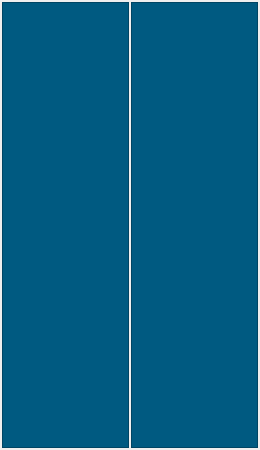
<?xml version="1.0" encoding="UTF-8"?>
<ui version="4.0">
 <class>Elevator</class>
 <widget class="QWidget" name="Elevator">
  <property name="geometry">
   <rect>
    <x>0</x>
    <y>0</y>
    <width>260</width>
    <height>450</height>
   </rect>
  </property>
  <property name="sizePolicy">
   <sizepolicy hsizetype="Fixed" vsizetype="Fixed">
    <horstretch>0</horstretch>
    <verstretch>0</verstretch>
   </sizepolicy>
  </property>
  <property name="minimumSize">
   <size>
    <width>260</width>
    <height>450</height>
   </size>
  </property>
  <property name="maximumSize">
   <size>
    <width>260</width>
    <height>450</height>
   </size>
  </property>
  <property name="baseSize">
   <size>
    <width>260</width>
    <height>450</height>
   </size>
  </property>
  <property name="windowTitle">
   <string>Form</string>
  </property>
  <layout class="QHBoxLayout" name="horizontalLayout_2">
   <property name="spacing">
    <number>2</number>
   </property>
   <property name="leftMargin">
    <number>2</number>
   </property>
   <property name="topMargin">
    <number>2</number>
   </property>
   <property name="rightMargin">
    <number>2</number>
   </property>
   <property name="bottomMargin">
    <number>2</number>
   </property>
   <item>
    <widget class="QFrame" name="leftDoor">
     <property name="palette">
      <palette>
       <active>
        <colorrole role="Base">
         <brush brushstyle="SolidPattern">
          <color alpha="255">
           <red>255</red>
           <green>255</green>
           <blue>255</blue>
          </color>
         </brush>
        </colorrole>
        <colorrole role="Window">
         <brush brushstyle="SolidPattern">
          <color alpha="255">
           <red>0</red>
           <green>90</green>
           <blue>129</blue>
          </color>
         </brush>
        </colorrole>
       </active>
       <inactive>
        <colorrole role="Base">
         <brush brushstyle="SolidPattern">
          <color alpha="255">
           <red>255</red>
           <green>255</green>
           <blue>255</blue>
          </color>
         </brush>
        </colorrole>
        <colorrole role="Window">
         <brush brushstyle="SolidPattern">
          <color alpha="255">
           <red>0</red>
           <green>90</green>
           <blue>129</blue>
          </color>
         </brush>
        </colorrole>
       </inactive>
       <disabled>
        <colorrole role="Base">
         <brush brushstyle="SolidPattern">
          <color alpha="255">
           <red>0</red>
           <green>90</green>
           <blue>129</blue>
          </color>
         </brush>
        </colorrole>
        <colorrole role="Window">
         <brush brushstyle="SolidPattern">
          <color alpha="255">
           <red>0</red>
           <green>90</green>
           <blue>129</blue>
          </color>
         </brush>
        </colorrole>
       </disabled>
      </palette>
     </property>
     <property name="autoFillBackground">
      <bool>true</bool>
     </property>
     <property name="frameShape">
      <enum>QFrame::StyledPanel</enum>
     </property>
     <property name="frameShadow">
      <enum>QFrame::Raised</enum>
     </property>
    </widget>
   </item>
   <item>
    <spacer name="spacer">
     <property name="orientation">
      <enum>Qt::Horizontal</enum>
     </property>
     <property name="sizeType">
      <enum>QSizePolicy::Maximum</enum>
     </property>
     <property name="sizeHint" stdset="0">
      <size>
       <width>0</width>
       <height>20</height>
      </size>
     </property>
    </spacer>
   </item>
   <item>
    <widget class="QFrame" name="rightDoor">
     <property name="palette">
      <palette>
       <active>
        <colorrole role="Base">
         <brush brushstyle="SolidPattern">
          <color alpha="255">
           <red>255</red>
           <green>255</green>
           <blue>255</blue>
          </color>
         </brush>
        </colorrole>
        <colorrole role="Window">
         <brush brushstyle="SolidPattern">
          <color alpha="255">
           <red>0</red>
           <green>90</green>
           <blue>129</blue>
          </color>
         </brush>
        </colorrole>
       </active>
       <inactive>
        <colorrole role="Base">
         <brush brushstyle="SolidPattern">
          <color alpha="255">
           <red>255</red>
           <green>255</green>
           <blue>255</blue>
          </color>
         </brush>
        </colorrole>
        <colorrole role="Window">
         <brush brushstyle="SolidPattern">
          <color alpha="255">
           <red>0</red>
           <green>90</green>
           <blue>129</blue>
          </color>
         </brush>
        </colorrole>
       </inactive>
       <disabled>
        <colorrole role="Base">
         <brush brushstyle="SolidPattern">
          <color alpha="255">
           <red>0</red>
           <green>90</green>
           <blue>129</blue>
          </color>
         </brush>
        </colorrole>
        <colorrole role="Window">
         <brush brushstyle="SolidPattern">
          <color alpha="255">
           <red>0</red>
           <green>90</green>
           <blue>129</blue>
          </color>
         </brush>
        </colorrole>
       </disabled>
      </palette>
     </property>
     <property name="autoFillBackground">
      <bool>true</bool>
     </property>
     <property name="frameShape">
      <enum>QFrame::StyledPanel</enum>
     </property>
     <property name="frameShadow">
      <enum>QFrame::Raised</enum>
     </property>
    </widget>
   </item>
  </layout>
 </widget>
 <resources/>
 <connections/>
</ui>
